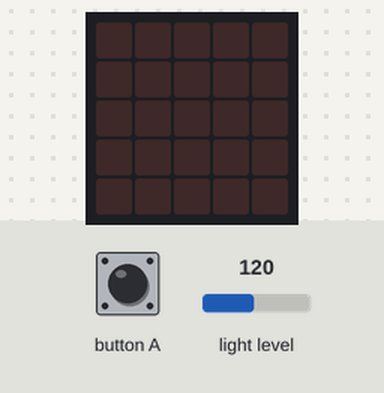
Simulated run of this program. Board: BBC micro:bit (MakeCode). Shown: the board's 5×5 LED display. Inputs (shaded band) come from the test bench; at power-on: light level 120.

Above: at 1.2 s.
1.3 s: light level set to 5
At 1.7 s:
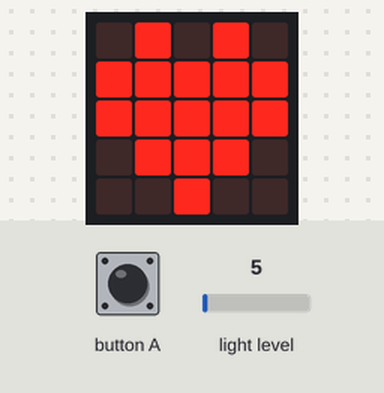
4.3 s: button A pressed for 0.15 s
Timing chart, 0 to 7.3 s (numbered marks = the images above; inputs shaded):
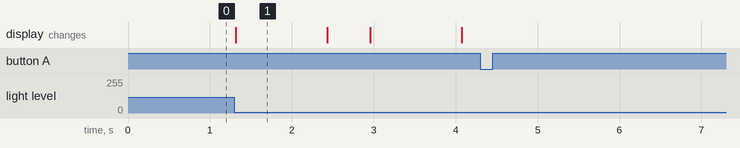

Measured:
- after the input at 1.3 s, the display: changes at once (image 1)
- after the input at 4.3 s, every drawn part: stays the same
- what the display in image 1 shows lasts 1.1 s, from 1.3 s to 2.4 s

The program:

main.ts
```typescript
input.onButtonPressed(Button.A, function () {
    Luz_inicial = input.lightLevel()
})
function Muda_Imagem (imagemOn: boolean) {
    if (coração_está_ligado) {
        basic.showIcon(IconNames.Heart)
    } else {
        basic.clearScreen()
    }
}
let Luz_agora = 0
let coração_está_ligado = false
let Luz_inicial = 0
Luz_inicial = input.lightLevel()
coração_está_ligado = false
basic.forever(function () {
    Luz_agora = input.lightLevel()
    if (Luz_agora < Luz_inicial / 3) {
        coração_está_ligado = !(coração_está_ligado)
        Muda_Imagem(coração_está_ligado)
        basic.pause(500)
    }
})
```

test.ts
```typescript
// os teses vão aqui; isto não será compilado quando este pacote for usado como extensão.
```
